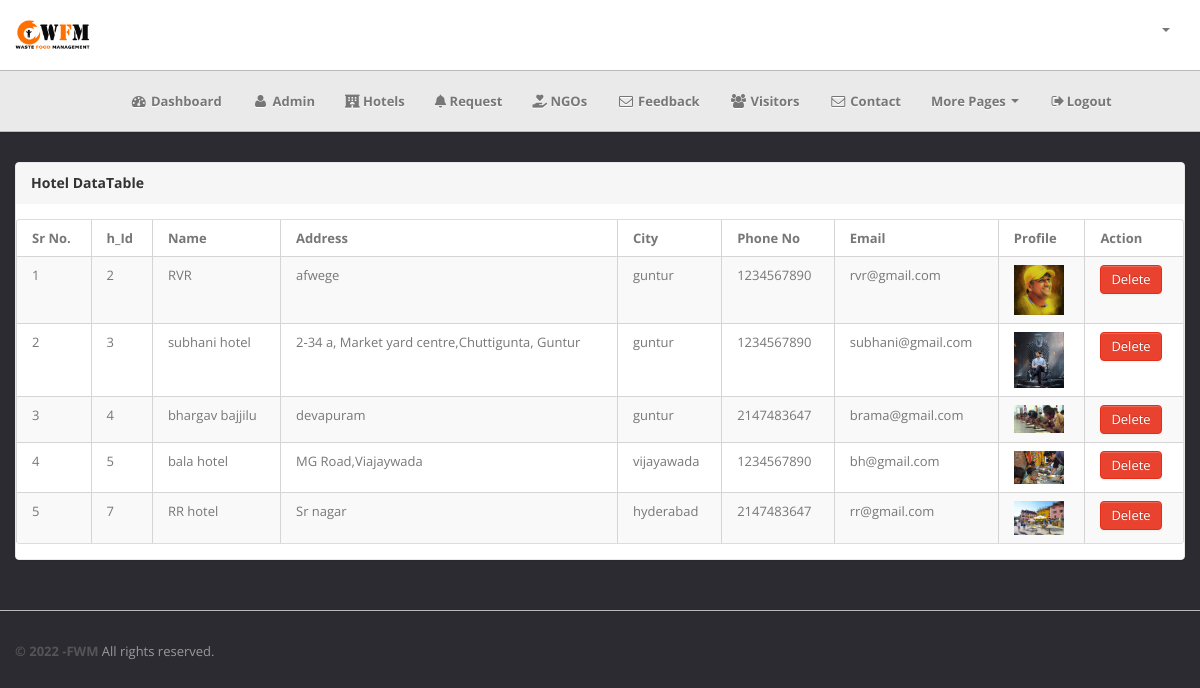
The app's page /admin/index.php?page=hotel_list (signed in) with its own data.
### tables this page shows
CREATE TABLE `hotel` (
  `h_id` int(20) NOT NULL,
  `h_name` varchar(20) NOT NULL,
  `h_email` varchar(20) NOT NULL,
  `h_password` varchar(20) NOT NULL,
  `h_address` varchar(50) NOT NULL,
  `h_city` varchar(20) NOT NULL,
  `h_phoneNo` int(20) NOT NULL,
  `h_profile` blob NOT NULL
);

### admin/middlepage/hotel_list.php (the view)
<div class="span12">
    <div class="content">
        <div class="module">
            <div class="module-head">
                <h3>
                   Hotel DataTable</h3>
            </div>
            <div class="module-body table">
                <table cellpadding="0" cellspacing="0" border="0" class="datatable-1 table table-bordered table-striped  display"
                    width="100%">
                 <thead>
                <tr>
                    <th>Sr No.</th>
                    <th>h_Id</th>
                    <th>Name</th>
                    <th>Address</th>
                    <th>City</th>
                    <th>Phone No</th>
                    <th>Email</th>
                    <th>Profile</th>
                    <th>Action</th>
                </tr>
            </thead>
            <tbody>
                <?php
                $i=1;
                    $sel="SELECT * FROM `hotel`";
                    $qry=mysqli_query($con,$sel);
                    while($row=mysqli_fetch_array($qry)){
                 ?>
                <tr class="odd gradeX">
                    <td><?php echo $i; ?></td>
                    <td><?php echo $row['h_id'];?></td>
                    <td><?php echo $row['h_name']; ?></td>
                    <td><?php echo $row['h_address']; ?></td>
                    <td><?php echo $row['h_city']; ?></td>
                    <td><?php echo $row['h_phoneNo']; ?></td>
                    <td><?php echo $row['h_email']; ?></td>
                    <td><img src="<?php echo 'upload/hotel/'.$row['h_profile']; ?>" height="50" width="50"></td>
                    <td>
                        <a href="index.php?page=hotel_action&action=delete&hotel_id=<?php echo $row['h_id'];?>" class="btn btn-danger">Delete</a>
                    </td>
                </tr>
                <?php $i++; }?>
            </tbody>
                 </table>
            </div>
        </div>
    </div>
</div>

### admin/css/theme.css (style rules this page uses)
body { font-size: 13px; font-family: 'Open Sans', Arial, sans-serif; background: #fff; color: #777 }
h1, h2, h3, h4, h5, h6 { color: #333; margin-top: 0 }
h3 { font-size: 20px }
.module { background: #fff; -webkit-border-radius: 3px; -moz-border-radius: 3px; border-radius: 3px; border: 1px solid #ccc; border-bottom-color: #bbb; -webkit-box-shadow: 0 0 1px rgba(0,0,0,0.2); -moz-box-shadow: 0 0 1px rgba(0,0,0,0.2); box-shadow: 0 0 1px rgba(0,0,0,0.2); margin-bottom: 30px }
.btn, .btn-box { -webkit-border-radius: 3px; -moz-border-radius: 3px; border-radius: 3px }
.btn { font-size: 13px; font-weight: 600 }
.btn { display: inline-block; margin-bottom: 0; font-weight: 400; text-align: center; vertical-align: middle; cursor: pointer; background-image: none; border: 1px solid transparent; white-space: nowrap; padding: 4px 10px; font-size: 13px; line-height: 1.42857; border-radius: 4px; -webkit-user-select: none; -moz-user-select: none; -ms-user-select: none; user-select: none }
.btn-danger { color: #fff; background-color: #e9422e; border-color: #e52e18 }
.table { margin-bottom: 0 }
.table th, .table td { border-color: #d5d5d5!important }
.table-bordered thead:first-child tr:first-child>th:first-child, .table-bordered tbody:first-child tr:first-child>td:first-child { -webkit-border-top-left-radius: 2px; -moz-border-radius-topleft: 2px; border-top-left-radius: 2px }
.table-bordered thead:first-child tr:first-child>th:last-child, .table-bordered tbody:first-child tr:first-child>td:last-child { -webkit-border-top-right-radius: 2px; -moz-border-radius-topright: 2px; border-top-right-radius: 2px }
.table-bordered thead:last-child tr:last-child>th:first-child, .table-bordered tbody:last-child tr:last-child>td:first-child, .table-bordered tfoot:last-child tr:last-child>td:first-child { -webkit-border-bottom-left-radius: 2px; -moz-border-radius-bottomleft: 2px; border-bottom-left-radius: 2px }
.table-bordered thead:last-child tr:last-child>th:last-child, .table-bordered tbody:last-child tr:last-child>td:last-child, .table-bordered tfoot:last-child tr:last-child>td:last-child { -webkit-border-bottom-right-radius: 2px; -moz-border-radius-bottomright: 2px; border-bottom-right-radius: 2px }
.module { box-shadow: 0 0 3px rgba(0,0,0,.1); border-color: #e9e9e9; margin-bottom: 20px; background-color: #fff; border-radius: 4px; -webkit-box-shadow: 0 1px 1px rgba(0,0,0,.05); box-shadow: 0 1px 1px rgba(0,0,0,.05); }
.module-head { color: #767676; background-color: #f6f6f6; border-color: #e9e9e9; padding: 10px 15px; border-bottom: 1px solid transparent; border-top-right-radius: 3px; border-top-left-radius: 3px; }
.module-head h3 { font-size: 14px; line-height: 20px; height: 20px; margin: 0 }
.module-body { padding: 15px }
.module-body.table { padding: 15px 0 }
.module-body.table .table th, .module-body.table .table td { padding-left: 15px; padding-right: 15px }

### records on screen
hotel: h_id "2", h_name "RVR", h_address "afwege", h_city "guntur", h_phoneNo "1234567890", h_email "rvr@gmail.com", h_profile (picture)
hotel: h_id "3", h_name "subhani hotel", h_address "2-34 a, Market yard centre,Chuttigunta, Guntur", h_city "guntur", h_phoneNo "1234567890", h_email "subhani@gmail.com", h_profile (picture)
hotel: h_id "4", h_name "bhargav bajjilu", h_address "devapuram", h_city "guntur", h_phoneNo "2147483647", h_email "brama@gmail.com", h_profile (picture)
hotel: h_id "5", h_name "bala hotel", h_address "MG Road,Viajaywada", h_city "vijayawada", h_phoneNo "1234567890", h_email "bh@gmail.com", h_profile (picture)
hotel: h_id "7", h_name "RR hotel", h_address "Sr nagar", h_city "hyderabad", h_phoneNo "2147483647", h_email "rr@gmail.com", h_profile (picture)
